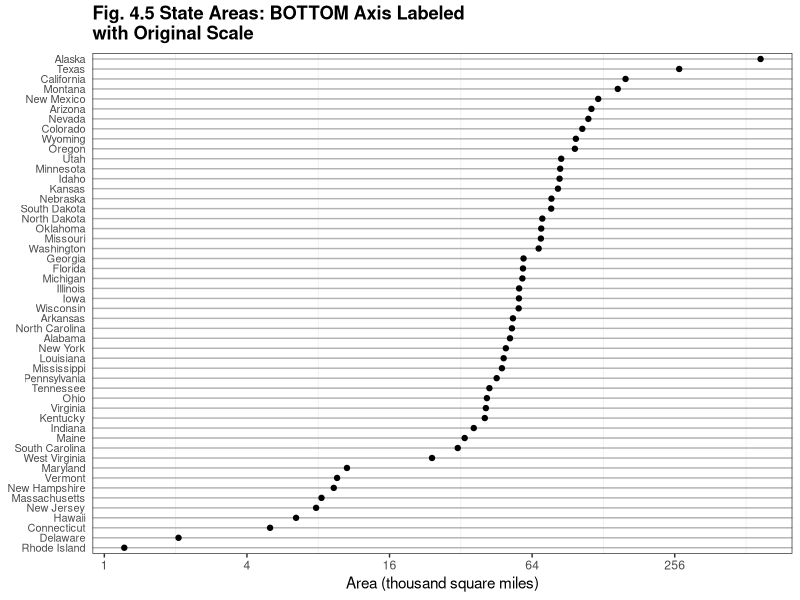
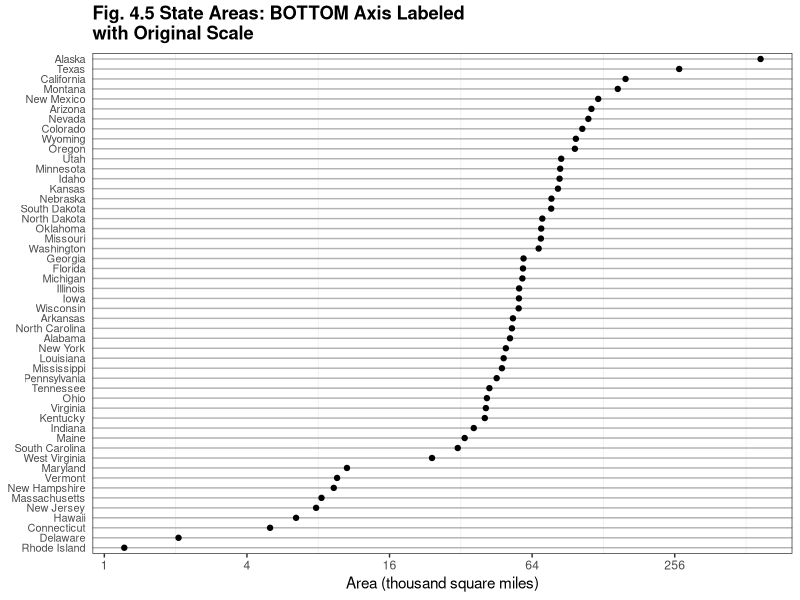

Recreate these plots in R, in order.
library(ggplot2)
library(scales) # log2_trans(), trans_breaks()

this_base <- "fig04-05_state-areas-top-axis-labeled-with-original-scale"

my_data <- data.frame(
  state_name = state.name,
  state_area = state.area,
  state_area_scaled = state.area / 1000)

p <- ggplot(my_data, aes(x = state_area_scaled,
                      y = reorder(state_name, state_area_scaled))) +
  geom_point() + 
  scale_x_continuous(trans = log2_trans(),
                     breaks = trans_breaks("log2", function(x) 2^x)) +
  labs(x = "Area (thousand square miles)", y = NULL) +
  ggtitle("Fig. 4.5 State Areas: BOTTOM Axis Labeled \nwith Original Scale") +
  theme_bw() + 
  theme(panel.grid.major.x = element_blank(),
        panel.grid.major.y = element_line(colour = "grey70"),
        plot.title = element_text(face = "bold", vjust = 1.5),
        axis.ticks.y = element_blank(),
        axis.text.y = element_text(size = rel(0.9)))

p

ggsave(paste0(this_base, ".png"), 
       p, width = 6, height = 6)

## pedantic: move original scale to top, include log scale on bottom
